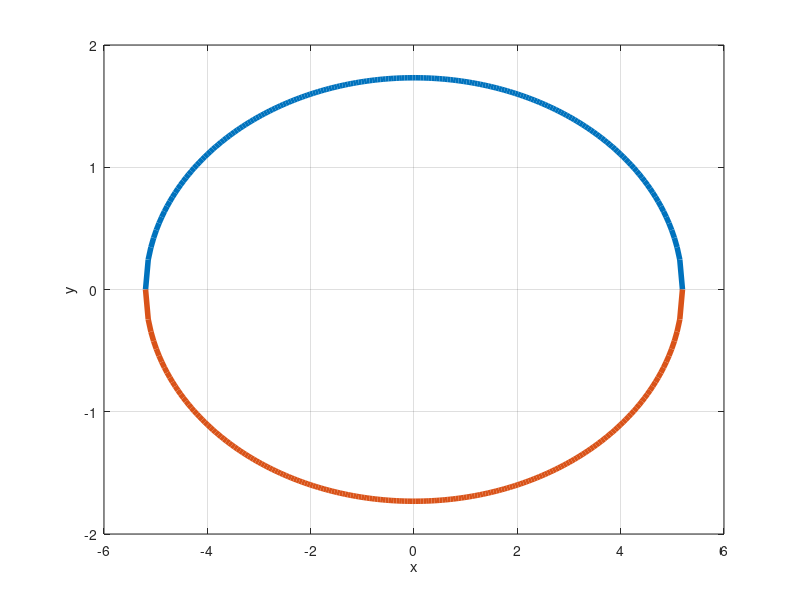

Write the MATLAB code that produced this figure.
clear;
close;
clc;

x=linspace (-3*sqrt(3),3*sqrt(3), 200) ;
y=(3.0*(1-((x.*x)./27.0))).^0.5 ;
z=-(3.0*(1-((x.*x)./27.0))).^0.5 ;

plot (x,y,'LineWidth',4,x,z,'LineWidth',4) ;
grid;
xlabel('x');
ylabel('y');

print -deps -color ee16b1013.eps 


